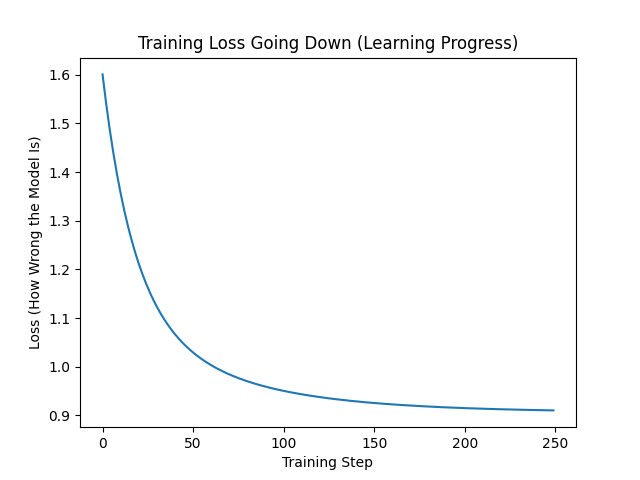

Write Python code to recreate this figure.
# GOAL: Teach a tiny "robot brain" (a simple model) to estimate used-car prices.
# IDEA: The robot will look at two clues (features) for each car:
#       1) how old the car is (age)
#       2) how many miles it has been driven (mileage)
# Then it practices (training) to make better and better price guesses.

import sys
import pandas as pd
import torch
from torch import nn
import matplotlib.pyplot as plt

# -----------------------------
# 1) READ the data table
# -----------------------------
# IDEA: We need real examples so the robot can learn.
# ACTION: Load the spreadsheet of cars (age-like info and prices).
df = pd.read_csv("/workspaces/deep-learning-with-pytorch/03_single_neuron_regression/predict_usedcar_prices/data/used_cars.csv")

# -----------------------------
# 2) CLEAN and PREPARE columns
# -----------------------------
# IDEA: The CSV has extra symbols/words (like "$", ",", " mi.") that computers don't understand as numbers.
# ACTION: Remove those and turn the columns into clean numbers.

# AGE: "how old is the car?" = newest_model_year - this_car_model_year
age = df["model_year"].max() - df["model_year"]

# MILEAGE: remove commas and the " mi." text, then make it an integer
milage = df["milage"]
milage = milage.str.replace(",", "", regex=False)
milage = milage.str.replace(" mi.", "", regex=False)
milage = milage.astype(int)

# PRICE: remove "$" and commas, then make it an integer
price = df["price"]
price = price.str.replace("$", "", regex=False)
price = price.str.replace(",", "", regex=False)
price = price.astype(int)

# -----------------------------
# 3) BUILD INPUTS (X) and TARGET (y)
# -----------------------------
# IDEA: Models expect a "table" of inputs (features) and a matching list of correct answers (targets).
# - X = what the robot SEES (age, mileage)
# - y = what we WANT it to SAY (price)
X = torch.column_stack([
    torch.tensor(age, dtype=torch.float32),     # column 1: age
    torch.tensor(milage, dtype=torch.float32)   # column 2: mileage
])

# -----------------------------
# 4) NORMALIZE (z-score) X and y
# -----------------------------
# IDEA: Age and mileage (and price) are on very different scales (e.g., 5 years vs 70,000 miles vs $30,000).
#       That can confuse the robot. We "normalize" so each column is centered around 0 and has a similar scale.
# RESULT: Learning becomes smoother and faster.
X_mean = X.mean(axis=0)       # average age, average mileage
X_std  = X.std(axis=0)        # spread of age, spread of mileage
X = (X - X_mean) / X_std      # standardized X

y = torch.tensor(price, dtype=torch.float32).reshape((-1, 1))  # make prices a column vector
y_mean = y.mean()            # average price
y_std  = y.std()             # spread of prices
y = (y - y_mean) / y_std     # standardized y

# -----------------------------
# 5) DEFINE the model and training tools
# -----------------------------
# IDEA: Use the simplest possible model (a single linear layer) that tries to draw a best-fit plane
#       through the points [age, mileage] → price.
model = nn.Linear(2, 1)                 # 2 inputs (age, mileage) → 1 output (price)
loss_fn = torch.nn.MSELoss()            # "How wrong are we?" (smaller is better)
optimizer = torch.optim.SGD(            # The "coach" that nudges the model to improve
    model.parameters(), lr=0.01         # lr = learning rate (how big each nudge is)
)

# -----------------------------
# 6) TRAIN: guess → check → correct (repeat)
# -----------------------------
# IDEA: Practice many times. Each loop:
#   - model guesses prices,
#   - we measure error (loss),
#   - we adjust the model a tiny bit to reduce that error.
losses = []
for i in range(0, 250):
    optimizer.zero_grad()       # clear old gradients (old correction notes)
    outputs = model(X)          # robot guesses prices for all rows
    loss = loss_fn(outputs, y)  # compare to true (standardized) prices
    loss.backward()             # compute how to change weights/bias to reduce loss
    optimizer.step()            # apply a small update (learning step)

    losses.append(loss.item())  # remember the loss so we can plot learning progress
    # if i % 100 == 0:
    #     print(loss.item())     # peek at the loss occasionally

# -----------------------------
# 7) SEE learning progress (plot)
# -----------------------------
# IDEA: A picture helps us see learning. The line should go DOWN as the robot improves.
plt.plot(losses)
plt.title("Training Loss Going Down (Learning Progress)")
plt.xlabel("Training Step")
plt.ylabel("Loss (How Wrong the Model Is)")
plt.show()
plt.savefig("/workspaces/deep-learning-with-pytorch/03_single_neuron_regression/predict_usedcar_prices/12_visualizing_loss.png")

# -----------------------------
# 8) PREDICT on NEW cars
# -----------------------------
# IDEA: Now that the robot has learned, ask it to estimate prices for new examples.
# IMPORTANT: We must normalize new inputs with the SAME mean/std used during training.
X_data = torch.tensor([
    [5, 10000],   # car A: 5 years old, 10k miles
    [2, 10000],   # car B: 2 years old, 10k miles
    [5, 20000]    # car C: 5 years old, 20k miles
], dtype=torch.float32)

# Normalize new data using training stats (X_mean, X_std)
X_data_norm = (X_data - X_mean) / X_std

# Model predicts STANDARDIZED prices → convert back to DOLLARS using y_mean/y_std
prediction_std = model(X_data_norm)
prediction_dollars = prediction_std * y_std + y_mean

# RESULT: Estimated prices in real money
print(prediction_dollars)

"""
We cleaned the data so the computer can read it.
We normalized numbers so nothing is unfairly “huge” or “tiny.”
We trained a simple model that learns a pattern: older/more-miles → lower price (usually).
We plotted the loss to see learning improve.
We predicted prices for new cars and printed them in dollars.
"""

"""
What role does data visualization play before training a machine learning model?
Visaulization helps identify patterns, relationships and potential issues in the data.
By visualizing data, you can spot trends, correlations, and anomalies, which informs data preparation and model choices.

Why is visualizing the loss function important during the training of a neural network?
It helps monitor the model's learning progress and identify issues like overfitting or poor convergence.
By visualizing the loss, you can track whether the model's error decreases as expected over training epochs. This helps
spot problems such as overfitting (if loss diverges on the validation set) or poor convergence (if loss stagnates or oscillates).

"""